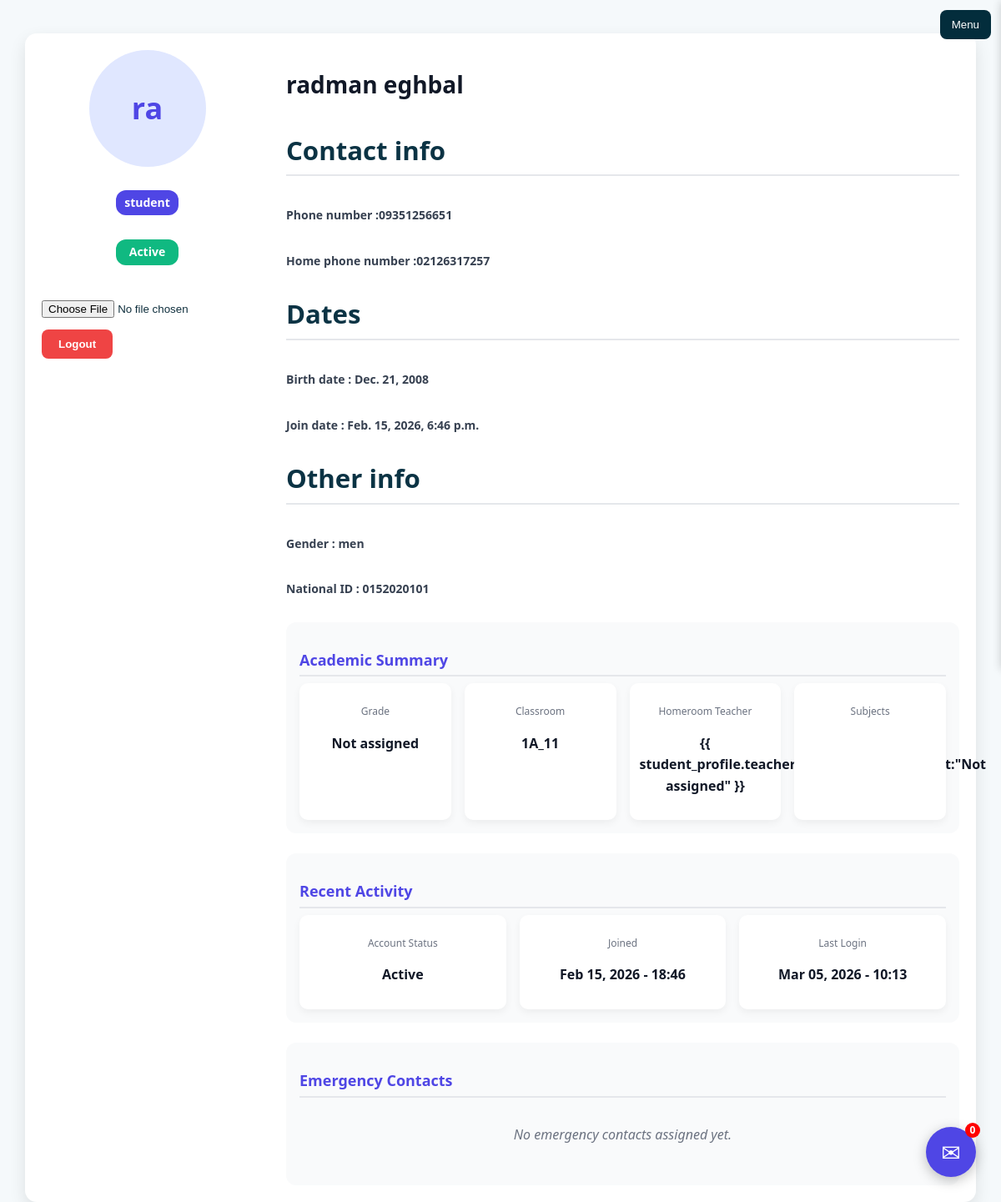
Screenshot of /users/profile/ (signed in) with the database file from the repository.
### user/models.py (models this page shows, shortened)
class User(AbstractBaseUser, PermissionsMixin):
    ROLE_CHOICES = [
        ('admin', 'Admin'),
        ('teacher', 'Teacher'),
        ('student', 'Student'),
        ('parent', 'Parent'),
        ('staff', 'Staff'),
    ]
    full_name = models.CharField(max_length=255)
    national_id = models.CharField(max_length=10, unique=True)
    phone = models.CharField(max_length=20 , null=True , blank=True)
    home_address = models.CharField(max_length=255 , null=True , blank=True)
    home_phone = models.CharField(max_length=20 , null=True , blank=True)
    date_born = models.DateField(null=True , blank=True)
    gender = models.CharField(max_length=10, choices=[('man','Male'),('woman','Female')])
    role = models.CharField(max_length=20, choices=ROLE_CHOICES)
    is_active = models.BooleanField(default=True)
    is_staff = models.BooleanField(default=False)
    is_superuser = models.BooleanField(default=False)
    date_joined = models.DateTimeField(auto_now_add=True)
    USERNAME_FIELD = 'national_id'
    REQUIRED_FIELDS = ['full_name' , 'gender' , 'role']
    objects = UserManager()
    @property
    def is_student(self): return self.role == 'student'
    @property
    def is_teacher(self): return self.role == 'teacher'

### students/models.py (models this page shows, shortened)
class Student(models.Model):
    user = models.OneToOneField(
        settings.AUTH_USER_MODEL,
        on_delete=models.CASCADE,
        related_name='student_profile'
    )
    parents = models.ManyToManyField(
        'user.ParentProfile',
        blank=True,
        related_name='students'
    )
    teacher = models.ForeignKey(
        'user.TeacherProfile',
        blank=True,
        on_delete=models.PROTECT,
        related_name='students',
        null=True,
    )
    grade = models.CharField(
        max_length=100,
        blank=True,
        null=True,
        choices=[
            ('first_grade', 'First Grade'),
            ('second_grade', 'Second Grade'),
            ('third_grade', 'Third Grade'),
            ('fourth_grade', 'Fourth Grade'),
            ('fifth_grade', 'Fifth Grade'),
            ('sixth_grade', 'Sixth Grade'),
            ('seventh_grade', 'Seventh Grade'),
            ('eighth_grade', 'Eighth Grade'),
            ('ninth_grade', 'Ninth Grade'),
            ('tenth_grade', 'Tenth Grade'),
            ('eleventh_grade', 'Eleventh Grade'),
            ('twelfth_grade', 'Twelfth Grade'),
        ]
    )
    class_room = models.ForeignKey(ClassRoom , on_delete=models.PROTECT , related_name='students' , null=True , blank=True)
    report_card = models.TextField(blank=True, null=True)
    is_paid = models.BooleanField(default=True)

class ClassRoom(models.Model):
    name = models.CharField(max_length=5)
    teacher = models.ManyToManyField(
        'user.TeacherProfile',
        related_name='classrooms',
        blank=True,
    )
    lessons = models.ManyToManyField('lessons.Lessons', blank=True)
    home_work = models.ManyToManyField(HomeWork  , blank=True)
    class_grade = models.CharField(
        max_length=100,
        blank=True,
        null=True,
        choices=[
            ('first_grade', 'First Grade'),
            ('second_grade', 'Second Grade'),
            ('third_grade', 'Third Grade'),
            ('fourth_grade', 'Fourth Grade'),
            ('fifth_grade', 'Fifth Grade'),
            ('sixth_grade', 'Sixth Grade'),
            ('seventh_grade', 'Seventh Grade'),
            ('eighth_grade', 'Eighth Grade'),
            ('ninth_grade', 'Ninth Grade'),
            ('tenth_grade', 'Tenth Grade'),
            ('eleventh_grade', 'Eleventh Grade'),
            ('twelfth_grade', 'Twelfth Grade'),]
)

### user/views.py (the view)
# urls.py: path('profile/', views.profile, name='profile'),
def profile(request):
    if not request.user.is_authenticated:
        messages.error(request , 'login first')
        return redirect('user:login_view')
    the_user = request.user
    student_profile = None
    teacher_profile = None
    student_parents = []
    if the_user.is_student:
        try:
            student_profile = the_user.student_profile
            student_parents = student_profile.parents.select_related('user').all()
        except Exception:
            student_profile = None
            student_parents = []
    if the_user.is_teacher:
        try:
            teacher_profile = the_user.teacher_profile
        except Exception:
            teacher_profile = None
    return render(
        request,
        'profile.html',
        {
            'the_user': the_user,
            'student_profile': student_profile,
            'teacher_profile': teacher_profile,
            'student_parents': student_parents,
        },
    )

### user/templates/profile.html (shortened to what this page needs)
{% extends 'base.html' %}{% block content %}
<div class="pf-card">
  <div class="pf-items">
    <div class="pfp-section">
      {% if the_user.pfp %}
      <img src="{{ the_user.pfp.url }}" alt="Profile Picture" class="pfp" />
      {% else %}
      <div class="no-pfp">
        <span class="no-pfp-text">{{ the_user.full_name|slice:":2" }}</span>
      </div>
      {% endif %}
      <div class="badges">
        <h2 class="role-badge">{{ user.role }}</h2>
        {% if user.is_active %}
        <h2 class="active-badge">Active</h2>
        {% else %}
        <h2 class="disactive-badge">Disactive</h2>
        {% endif %}
      </div>
      <div class="action-buttons">
        {% if user.role == 'admin'%}
        <a href="{% url 'user:profile_edit' the_user.pk %}" class="edit-btn"
          >Change Profile</a
        >
        {% else %}
        <form action="{% url 'user:edit_profile' the_user.pk %}" method="post">
          <input type="file" name="pfp" class="file-input" />
        </form>
        {% endif %}
        <form action="{% url 'user:logout'%}" method="post">
          <button class="danger-btn" type="submit">Logout</button>
        </form>
      </div>
    </div>
    <div class="user-info">
      <h1 class="fullname-row">{{ the_user.full_name }}</h1>
      <h2 class="info-title">Contact info</h2>
      <h3 class="info">Phone number :{{ the_user.phone }}</h3>
      <h3 class="info">Home phone number :{{ the_user.home_phone }}</h3>
      <h2 class="info-title">Dates</h2>
      <h3 class="info">Birth date : {{ the_user.date_born }}</h3>
      <h3 class="info">Join date : {{ the_user.date_joined }}</h3>
      <h2 class="info-title">Other info</h2>
      <h3 class="info">Gender : {{ the_user.gender }}</h3>
      <h3 class="info">National ID : {{ the_user.national_id }}</h3>
      <section class="profile-section">
        <h2 class="section-title">Academic Summary</h2>
        {% if the_user.is_teacher and teacher_profile %}
        <div class="section-grid">
          <div class="section-item">
            <p class="section-label">Subject</p>
            <p class="section-value">
              {{ teacher_profile.get_education_display|default:"Not assigned" }}
            </p>
          </div>
          <div class="section-item">
            <p class="section-label">Students</p>
            <p class="section-value">{{ teacher_profile.students.count }}</p>
          </div>
          <div class="section-item">
            <p class="section-label">Classrooms</p>
            <p class="section-value">{{ teacher_profile.classrooms.count }}</p>
          </div>
        </div>
        {% elif the_user.is_student and student_profile %}
        <div class="section-grid">
          <div class="section-item">
            <p class="section-label">Grade</p>
            <p class="section-value">
              {{ student_profile.get_grade_display|default:"Not assigned" }}
            </p>
          </div>
          <div class="section-item">
            <p class="section-label">Classroom</p>
            <p class="section-value">
              {{ student_profile.class_room.name|default:"Not assigned" }}
            </p>
          </div>
          <div class="section-item">
            <p class="section-label">Homeroom Teacher</p>
            <p class="section-value">
              {{ student_profile.teacher.user.full_name|default:"Not assigned"
              }}
            </p>
          </div>
          <div class="section-item">
            <p class="section-label">Subjects</p>
          </div>
        </div>
        {% else %}
        <p class="section-empty">No academic profile data yet.</p>
        {% endif %}
      </section>
      <section class="profile-section">
        <h2 class="section-title">Recent Activity</h2>
        <div class="section-grid">
          <div class="section-item">
            <p class="section-label">Account Status</p>
            <p class="section-value">
              {% if the_user.is_active %}Active{% else %}Inactive{% endif %}
            </p>
          </div>
          <div class="section-item">
            <p class="section-label">Joined</p>
            <p class="section-value">
              {{ the_user.date_joined|date:"M d, Y - H:i" }}
            </p>
          </div>
          <div class="section-item">
            <p class="section-label">Last Login</p>
            <p class="section-value">
              {{ the_user.last_login|date:"M d, Y - H:i" }}
            </p>
          </div>
        </div>
      </section>
      {% if the_user.is_student %}
      <section class="profile-section">
        <h2 class="section-title">Emergency Contacts</h2>
        {% if student_parents %}
        <div class="contact-list">
          {% for parent in student_parents %}
          <div class="contact-card">
            <p class="contact-name">{{ parent.user.full_name }}</p>
            <p class="contact-meta">{{ parent.parent_type|title }}</p>
            <p class="contact-meta">
              Phone: {{ parent.user.phone|default:"-" }}
            </p>
            <p class="contact-meta">
              Home: {{ parent.user.home_phone|default:"-" }}
            </p>
          </div>
          {% endfor %}
        </div>
        {% else %}
        <p class="section-empty">No emergency contacts assigned yet.</p>
        {% endif %}
      </section>
      {% endif %}
    </div>
  </div>
</div>
{% endblock %}

### static/style.css (style rules this page uses)
html { font-family: 'Segoe UI', Tahoma, Geneva, Verdana, sans-serif; }
body { margin: 0; background: #f5f9fb; color: #0f2f3d; line-height: 1.6; }
html, body { margin: 0; padding: 0; height: 100%; width: 100%; }
.pf-card { max-width: 1100px; margin: 40px auto; padding: 20px; background: #fff; border-radius: 14px; box-shadow: 0 8px 20px rgba(0,0,0,0.1); display: flex; flex-direction: column; font-family: 'Segoe UI', sans-serif; }
.pf-items { display: flex; gap: 40px; flex-wrap: wrap; }
.pfp-section { flex: 0 0 250px; display: flex; flex-direction: column; align-items: center; text-align: center; position: relative; }
.no-pfp { width: 140px; height: 140px; border-radius: 50%; background: #e0e7ff; display: flex; align-items: center; justify-content: center; margin-bottom: 16px; }
.no-pfp-text { font-size: 36px; font-weight: bold; color: #4f46e5; }
.badges { display: flex; flex-direction: column; gap: 6px; margin-bottom: 16px; }
.role-badge, .active-badge, .disactive-badge { font-size: 14px; font-weight: 600; padding: 4px 10px; border-radius: 12px; color: white; }
.role-badge { background: #4f46e5; }
.active-badge { background: #10b981; }
.danger-btn { background: #ef4444; color: white; border: none; padding: 10px 20px; border-radius: 8px; cursor: pointer; font-weight: 600; transition: background 0.2s; }
.user-info { flex: 1; display: flex; flex-direction: column; gap: 24px; }
.fullname-row { font-size: 28px; font-weight: bold; margin-bottom: 8px; color: #111827; }
.info-title, .section-title { font-size: 18px; font-weight: 600; color: #4f46e5; margin-bottom: 8px; border-bottom: 2px solid #e5e7eb; padding-bottom: 4px; }
.info { font-size: 14px; color: #374151; margin: 4px 0; }
.profile-section { background: #f9fafb; border-radius: 12px; padding: 16px; }
.section-grid { display: grid; grid-template-columns: repeat(auto-fit, minmax(140px, 1fr)); gap: 16px; }
.section-item { background: white; padding: 12px; border-radius: 10px; text-align: center; box-shadow: 0 4px 10px rgba(0,0,0,0.05); }
.section-label { font-size: 12px; color: #6b7280; margin-bottom: 6px; font-weight: 500; }
.section-value { font-size: 16px; font-weight: 600; color: #111827; }
.section-empty { color: #6b7280; font-style: italic; text-align: center; padding: 16px 0; }
.action-buttons { display: flex; gap: 12px; margin-top: 12px; flex-wrap: wrap; }
.info-title { margin: 0 0 8px; color: #0b3344; font-size: clamp(1.45rem, 2.6vw, 2.1rem); }

### rows the page displays
User: full_name "ra", role "student", full_name "radman eghbal", phone "09351256651", home_phone "02126317257", date_born "Dec. 21, 2008", date_joined "Feb. 15, 2026, 6:46 p.m.", gender "men", national_id "0152020101", date_joined "Feb 15, 2026 - 18:46", last_login "Mar 05, 2026 - 10:13"
Student: grade "Not assigned", class_room.name "1A_11"
